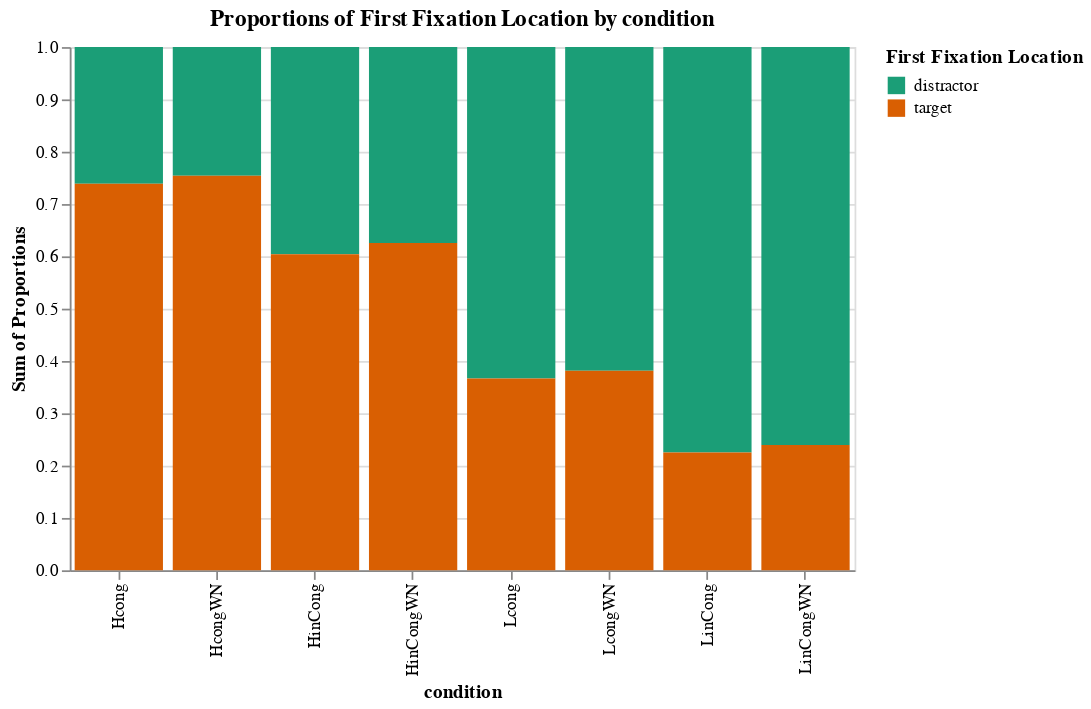

This figure's notebook cell:
### Code cell
my_valList = ['distractor','target']
my_idList = ['condition']
ah.stacked_bar_graph(df = firstfix_proportions,id_vars_list = my_idList, value_vars_list = my_valList, var_name_str = 'First Fixation Location', value_name_str = "Proportions", x = 'condition', output_directory = '/Users/sheaduarte/Desktop/School/PSC290python/final/duarte/reports/figures/')

### Figure 1 — Vega-Lite specification as saved in the notebook (floating-point values rounded to 4 significant figures)
{"config": {"view": {"continuousWidth": 400, "continuousHeight": 300}}, "data": {"name": "data-787d15d19b7d12ee5dc073da9f671d66"}, "mark": "bar", "encoding": {"color": {"type": "nominal", "field": "First Fixation Location", "scale": {"scheme": "dark2"}}, "x": {"type": "nominal", "field": "condition"}, "y": {"type": "quantitative", "aggregate": "sum", "field": "Proportions"}}, "title": "Proportions of First Fixation Location by condition", "width": 450, "$schema": "https://vega.github.io/schema/vega-lite/v4.8.1.json", "datasets": {"data-787d15d19b7d12ee5dc073da9f671d66": [{"condition": "Hcong", "First Fixation Location": "distractor", "Proportions": 0.261}, {"condition": "HcongWN", "First Fixation Location": "distractor", "Proportions": 0.2457}, {"condition": "HinCong", "First Fixation Location": "distractor", "Proportions": 0.3958}, {"condition": "HinCongWN", "First Fixation Location": "distractor", "Proportions": 0.3745}, {"condition": "Lcong", "First Fixation Location": "distractor", "Proportions": 0.6336}, {"condition": "LcongWN", "First Fixation Location": "distractor", "Proportions": 0.6187}, {"condition": "LinCong", "First Fixation Location": "distractor", "Proportions": 0.7747}, {"condition": "LinCongWN", "First Fixation Location": "distractor", "Proportions": 0.7605}, {"condition": "Hcong", "First Fixation Location": "target", "Proportions": 0.739}, {"condition": "HcongWN", "First Fixation Location": "target", "Proportions": 0.7543}, {"condition": "HinCong", "First Fixation Location": "target", "Proportions": 0.6042}, {"condition": "HinCongWN", "First Fixation Location": "target", "Proportions": 0.6255}, {"condition": "Lcong", "First Fixation Location": "target", "Proportions": 0.3664}, {"condition": "LcongWN", "First Fixation Location": "target", "Proportions": 0.3813}, {"condition": "LinCong", "First Fixation Location": "target", "Proportions": 0.2253}, {"condition": "LinCongWN", "First Fixation Location": "target", "Proportions": 0.2395}]}}
